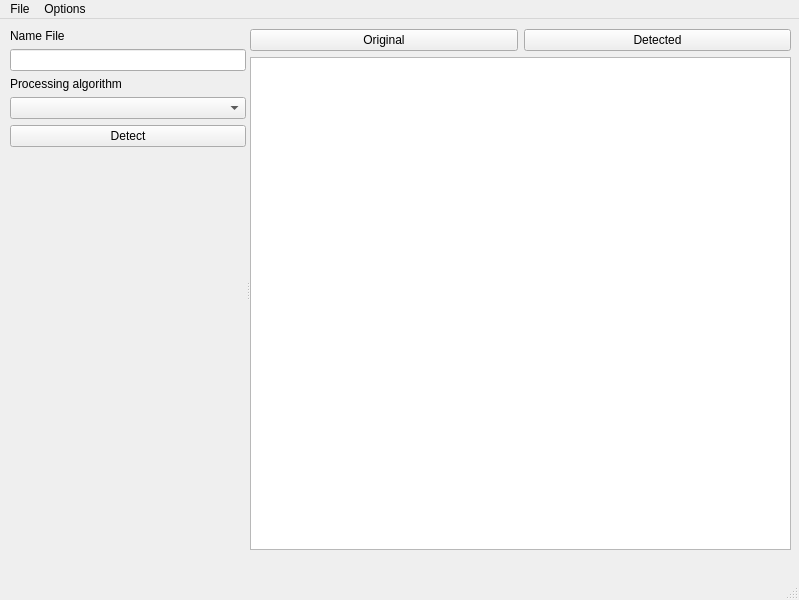
<?xml version="1.0" encoding="UTF-8"?>
<ui version="4.0">
 <class>MainWindow</class>
 <widget class="QMainWindow" name="MainWindow">
  <property name="geometry">
   <rect>
    <x>0</x>
    <y>0</y>
    <width>799</width>
    <height>600</height>
   </rect>
  </property>
  <property name="windowTitle">
   <string>MyNotesOpen</string>
  </property>
  <property name="windowIcon">
   <iconset>
    <normaloff>:MyNotesOpen.svg</normaloff>:MyNotesOpen.svg</iconset>
  </property>
  <widget class="QWidget" name="centralwidget">
   <widget class="QSplitter" name="splitter">
    <property name="geometry">
     <rect>
      <x>10</x>
      <y>10</y>
      <width>781</width>
      <height>521</height>
     </rect>
    </property>
    <property name="orientation">
     <enum>Qt::Orientation::Horizontal</enum>
    </property>
    <widget class="QWidget" name="layoutWidget">
     <layout class="QVBoxLayout" name="verticalLayout_2">
      <item>
       <widget class="QLabel" name="label_2">
        <property name="text">
         <string>Name File</string>
        </property>
       </widget>
      </item>
      <item>
       <widget class="QLineEdit" name="lineFileOpen"/>
      </item>
      <item>
       <widget class="QLabel" name="label">
        <property name="text">
         <string>Processing algorithm</string>
        </property>
       </widget>
      </item>
      <item>
       <widget class="QComboBox" name="comboBox"/>
      </item>
      <item>
       <widget class="QPushButton" name="buttonDetect">
        <property name="text">
         <string>Detect</string>
        </property>
       </widget>
      </item>
      <item>
       <spacer name="verticalSpacer">
        <property name="orientation">
         <enum>Qt::Orientation::Vertical</enum>
        </property>
        <property name="sizeHint" stdset="0">
         <size>
          <width>20</width>
          <height>40</height>
         </size>
        </property>
       </spacer>
      </item>
     </layout>
    </widget>
    <widget class="QWidget" name="layoutWidget">
     <layout class="QVBoxLayout" name="verticalLayout">
      <item>
       <layout class="QHBoxLayout" name="horizontalLayout">
        <item>
         <widget class="QPushButton" name="buttonOriginal">
          <property name="text">
           <string>Original</string>
          </property>
         </widget>
        </item>
        <item>
         <widget class="QPushButton" name="buttonDetected">
          <property name="text">
           <string>Detected</string>
          </property>
         </widget>
        </item>
       </layout>
      </item>
      <item>
       <widget class="QTextBrowser" name="textBrowser"/>
      </item>
     </layout>
    </widget>
   </widget>
  </widget>
  <widget class="QMenuBar" name="menubar">
   <property name="geometry">
    <rect>
     <x>0</x>
     <y>0</y>
     <width>799</width>
     <height>33</height>
    </rect>
   </property>
   <widget class="QMenu" name="menuFile">
    <property name="minimumSize">
     <size>
      <width>0</width>
      <height>0</height>
     </size>
    </property>
    <property name="tearOffEnabled">
     <bool>false</bool>
    </property>
    <property name="title">
     <string>File</string>
    </property>
    <property name="toolTipsVisible">
     <bool>false</bool>
    </property>
    <widget class="QMenu" name="menuOpen">
     <property name="title">
      <string>Open</string>
     </property>
     <addaction name="actionProject"/>
     <addaction name="actionImage"/>
    </widget>
    <addaction name="menuOpen"/>
    <addaction name="actionSave"/>
    <addaction name="actionSave_as"/>
    <addaction name="actionImport_in"/>
   </widget>
   <widget class="QMenu" name="menuOptions">
    <property name="title">
     <string>Options</string>
    </property>
    <addaction name="actionDetected_options"/>
    <addaction name="actionOther"/>
   </widget>
   <addaction name="menuFile"/>
   <addaction name="menuOptions"/>
  </widget>
  <widget class="QStatusBar" name="statusbar"/>
  <action name="actionSave">
   <property name="icon">
    <iconset theme="document-save"/>
   </property>
   <property name="text">
    <string>Save</string>
   </property>
  </action>
  <action name="actionSave_as">
   <property name="icon">
    <iconset theme="document-save-as"/>
   </property>
   <property name="text">
    <string>Save as ...</string>
   </property>
  </action>
  <action name="actionImport_in">
   <property name="text">
    <string>Import in audio</string>
   </property>
  </action>
  <action name="actionNew_note">
   <property name="text">
    <string>New note</string>
   </property>
  </action>
  <action name="actionNew_sign">
   <property name="text">
    <string>New sign</string>
   </property>
  </action>
  <action name="actionAll">
   <property name="text">
    <string>All</string>
   </property>
  </action>
  <action name="actionNotes">
   <property name="text">
    <string>Notes</string>
   </property>
  </action>
  <action name="actionSign">
   <property name="text">
    <string>Sign</string>
   </property>
  </action>
  <action name="actionText">
   <property name="text">
    <string>Text</string>
   </property>
  </action>
  <action name="actionNew_text">
   <property name="text">
    <string>New text</string>
   </property>
  </action>
  <action name="actionDetected_options">
   <property name="text">
    <string>Detected options</string>
   </property>
  </action>
  <action name="actionFile_save_options">
   <property name="text">
    <string>File save options</string>
   </property>
  </action>
  <action name="actionOther">
   <property name="text">
    <string>Other</string>
   </property>
  </action>
  <action name="actionProject">
   <property name="text">
    <string>New project</string>
   </property>
  </action>
  <action name="actionImage">
   <property name="text">
    <string>New image</string>
   </property>
  </action>
 </widget>
 <resources/>
 <connections/>
</ui>
